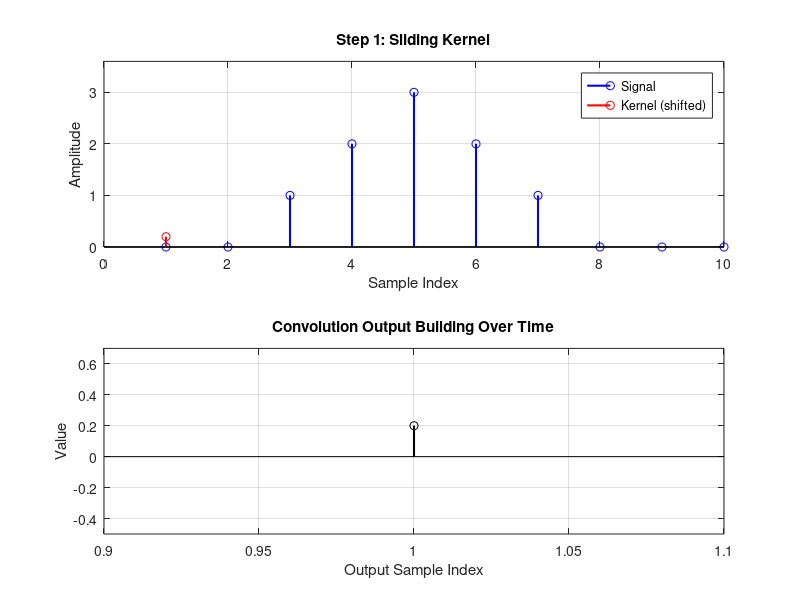

MATLAB code for this plot: (Note: this script raises an error after producing the figure.)
% Example signal and kernel
signal = [0 0 1 2 3 2 1 0 0 0];    % input signal
kernel = [0.2 0.5 0.2];            % convolution kernel
N = length(signal);
M = length(kernel);

% Prepare for convolution output
conv_result = zeros(1, N + M - 1);

figure('Position', [100 100 800 400]);

% Prepare GIF file
gif_filename = 'convolution_demo.gif';

% Loop over each convolution step
for k = 1:(N+M-1)
    % Clear figure
    clf;
    
    % Time axis for plotting
    n_signal = 1:N;
    n_kernel = (1:M) + k - M;  % shift kernel index
    
    % Plot signal
    subplot(2,1,1);
    stem(n_signal, signal, 'b', 'LineWidth', 1.5); hold on;
    
    % Plot shifted kernel 
    valid_idx = (n_kernel >= 1) & (n_kernel <= N);
    stem(n_kernel(valid_idx), kernel(valid_idx), 'r', 'LineWidth', 1.5);
    title(sprintf('Step %d: Sliding Kernel', k));
    xlabel('Sample Index');
    ylabel('Amplitude');
    legend('Signal','Kernel (shifted)');
    grid on;
    ylim([0 max([signal kernel])*1.2]);
    
    % Convolution computation for current step
    conv_result(k) = sum(signal(valid_idx) .* kernel(valid_idx));
    
    % Plot convolution result so far
    subplot(2,1,2);
    stem(1:k, conv_result(1:k), 'k', 'LineWidth', 1.5);
    title('Convolution Output Building Over Time');
    xlabel('Output Sample Index');
    ylabel('Value');
    grid on;
    ylim([min(conv_result)-0.5 max(conv_result)+0.5]);
    
    % Capture frame for GIF
    drawnow;
    frame = getframe(gcf);
    im = frame2im(frame);
    [A, map] = rgb2ind(im, 256);
    if k == 1
        imwrite(A, map, gif_filename, 'gif', 'LoopCount', Inf, 'DelayTime', 0.3);
    else
        imwrite(A, map, gif_filename, 'gif', 'WriteMode', 'append', 'DelayTime', 0.3);
    end
end

